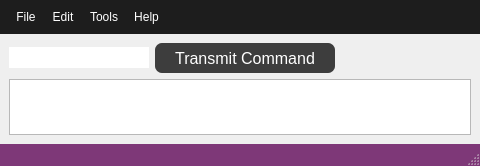
<?xml version="1.0" encoding="UTF-8"?>
<ui version="4.0">
 <class>Window_CustomMotionCommands</class>
 <widget class="QMainWindow" name="Window_CustomMotionCommands">
  <property name="geometry">
   <rect>
    <x>0</x>
    <y>0</y>
    <width>480</width>
    <height>166</height>
   </rect>
  </property>
  <property name="minimumSize">
   <size>
    <width>480</width>
    <height>0</height>
   </size>
  </property>
  <property name="windowTitle">
   <string>MainWindow</string>
  </property>
  <property name="styleSheet">
   <string notr="true">QMenuBar{
background-color:#1d1d1d;
padding:5px;
	font: 12pt &quot;MS Shell Dlg 2&quot;;
}

QMenuBar::item{
background-color:#1d1d1d;
color:#fff;
padding:5px;

}

QMenu{
color:#fff;
padding:0;
}

QMenu::item:selected{
color:#fff;
background-color:#00aba9;
}

QTableWidget{
background-color:#3d3d3d;
color:#fff;
  selection-background-color: #da532c;
border:solid;
border-width:3px;
border-color:#da532c;
}
QHeaderView::section{
background-color:qlineargradient(spread:pad, x1:0, y1:0, x2:1, y2:0, stop:0 rgba(20, 158, 217, 255), stop:1 rgba(36, 158, 217, 255));
border:none;
border-top-style:solid;
border-width:1px;
border-top-color:qlineargradient(spread:pad, x1:0, y1:0, x2:1, y2:0, stop:0 rgba(20, 158, 217, 255), stop:1 rgba(36, 158, 217, 255));
color:#fff;

}
QHeaderView{
background-color:qlineargradient(spread:pad, x1:0, y1:0, x2:1, y2:0, stop:0 rgba(20, 158, 217, 255), stop:1 rgba(36, 158, 217, 255));

border:none;
border-top-style:solid;
border-width:1px;
border-top-color:#149ED9;
color:#fff;
	font: 75 12pt &quot;Calibri&quot;;
}

QTableCornerButton::section{
border:none;
background-color:#149ED9;
}

QListWidget{
background-color:#3d3d3d;
color:#fff;
}

QMenu{
background-color:#3d3d3d;
}
QStatusBar{
background-color:#7e3878;
color:#fff;
}

QPushButton{
border-style:solid;
background-color:#3d3d3d;
color:#fff;
border-radius:7px;
}

QPushButton:disabled {
background-color: rgb(204, 0, 0);
}

QPushButton:hover{
color:#ccc;
	background-color: qlineargradient(spread:pad, x1:0.517, y1:0, x2:0.517, y2:1, stop:0 rgba(45, 45, 45, 255), stop:0.505682 rgba(45, 45, 45, 255), stop:1 rgba(29, 29, 29, 255));
	border-color:#2d89ef;
border-width:2px;
}

QPushButton:pressed{
background-color: qlineargradient(spread:pad, x1:0.517, y1:0, x2:0.517, y2:1, stop:0 rgba(29, 29, 29, 255), stop:0.505682 rgba(45, 45, 45, 255), stop:1 rgba(29, 29, 29, 255));
}


QTabWidget::tab{
background-color:#3d3d3d;
}

QLineEdit{
border-radius:0;
}

QProgressBar{
border-radius:0;
text-align:center;
color:#fff;
background-color:transparent;
border: 2px solid #e3a21a;
border-radius:7px;
	font: 75 12pt &quot;Open Sans&quot;;

}

QProgressBar::chunk{
background-color:#2d89ef;
width:20px;
}</string>
  </property>
  <widget class="QWidget" name="centralwidget">
   <layout class="QGridLayout" name="gridLayout">
    <item row="0" column="0">
     <layout class="QHBoxLayout" name="horizontalLayout">
      <item>
       <widget class="QLineEdit" name="lineEdit_MotionCommand">
        <property name="font">
         <font>
          <pointsize>12</pointsize>
         </font>
        </property>
        <property name="text">
         <string/>
        </property>
        <property name="clearButtonEnabled">
         <bool>false</bool>
        </property>
       </widget>
      </item>
      <item>
       <widget class="QPushButton" name="pushButton_TransmitMotionCommand">
        <property name="sizePolicy">
         <sizepolicy hsizetype="Fixed" vsizetype="Fixed">
          <horstretch>0</horstretch>
          <verstretch>0</verstretch>
         </sizepolicy>
        </property>
        <property name="minimumSize">
         <size>
          <width>180</width>
          <height>30</height>
         </size>
        </property>
        <property name="font">
         <font>
          <pointsize>12</pointsize>
         </font>
        </property>
        <property name="text">
         <string>Transmit Command</string>
        </property>
        <property name="default">
         <bool>true</bool>
        </property>
       </widget>
      </item>
      <item>
       <spacer name="horizontalSpacer">
        <property name="orientation">
         <enum>Qt::Horizontal</enum>
        </property>
        <property name="sizeHint" stdset="0">
         <size>
          <width>2</width>
          <height>20</height>
         </size>
        </property>
       </spacer>
      </item>
     </layout>
    </item>
    <item row="1" column="0">
     <widget class="QPlainTextEdit" name="plainTextEdit_MotionResponse">
      <property name="minimumSize">
       <size>
        <width>0</width>
        <height>50</height>
       </size>
      </property>
      <property name="font">
       <font>
        <pointsize>12</pointsize>
       </font>
      </property>
      <property name="readOnly">
       <bool>true</bool>
      </property>
     </widget>
    </item>
   </layout>
  </widget>
  <widget class="QMenuBar" name="menubar">
   <property name="geometry">
    <rect>
     <x>0</x>
     <y>0</y>
     <width>480</width>
     <height>40</height>
    </rect>
   </property>
   <widget class="QMenu" name="menuFile">
    <property name="title">
     <string>File</string>
    </property>
   </widget>
   <widget class="QMenu" name="menuEdit">
    <property name="title">
     <string>Edit</string>
    </property>
   </widget>
   <widget class="QMenu" name="menuTools">
    <property name="title">
     <string>Tools</string>
    </property>
   </widget>
   <widget class="QMenu" name="menuHelp">
    <property name="title">
     <string>Help</string>
    </property>
   </widget>
   <addaction name="menuFile"/>
   <addaction name="menuEdit"/>
   <addaction name="menuTools"/>
   <addaction name="menuHelp"/>
  </widget>
  <widget class="QStatusBar" name="statusbar"/>
  <action name="actionTools">
   <property name="text">
    <string>Tools</string>
   </property>
  </action>
 </widget>
 <resources/>
 <connections/>
</ui>
